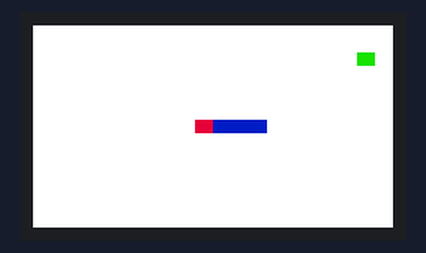
Simulated run of this program. Board: Raspberry Pi Pico running MicroPython. Shown: 240×135 colour display. Random numbers come from a fixed seed.

Above: at 0.12 s.
At 0.69 s:
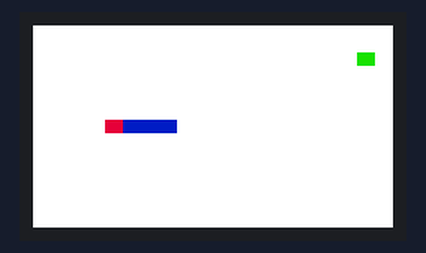
At 1.04 s:
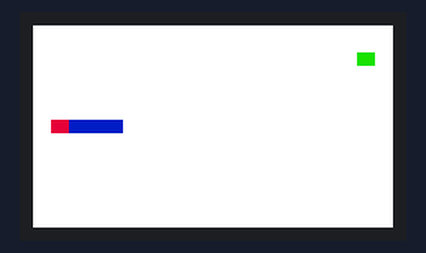
At 1.4 s:
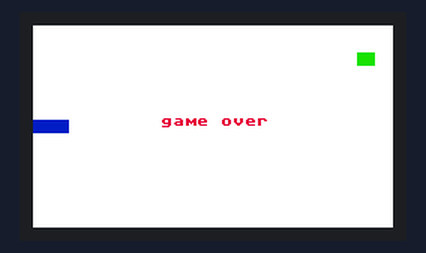

The program:

LCD.py
```python
from machine import Pin,SPI,PWM
import framebuf
import time
import random

BL = 13
DC = 8
RST = 12
MOSI = 11
SCK = 10
CS = 9


class LCD_1inch14(framebuf.FrameBuffer):
    def __init__(self):
        self.width = 240
        self.height = 135

        self.cs = Pin(CS,Pin.OUT)
        self.rst = Pin(RST,Pin.OUT)

        self.cs(1)
        self.spi = SPI(1)
        self.spi = SPI(1,1000_000)
        self.spi = SPI(1,10000_000,polarity=0, phase=0,sck=Pin(SCK),mosi=Pin(MOSI),miso=None)
        self.dc = Pin(DC,Pin.OUT)
        self.dc(1)
        self.buffer = bytearray(self.height * self.width * 2)
        super().__init__(self.buffer, self.width, self.height, framebuf.RGB565)
        self.init_display()

        self.red   =   0x07E0
        self.green =   0x001f
        self.blue  =   0xf800
        self.white =   0xffff

    def write_cmd(self, cmd):
        self.cs(1)
        self.dc(0)
        self.cs(0)
        self.spi.write(bytearray([cmd]))
        self.cs(1)

    def write_data(self, buf):
        self.cs(1)
        self.dc(1)
        self.cs(0)
        self.spi.write(bytearray([buf]))
        self.cs(1)

    def init_display(self):
        """Initialize dispaly"""
        self.rst(1)
        self.rst(0)
        self.rst(1)

        self.write_cmd(0x36)
        self.write_data(0x70)

        self.write_cmd(0x3A)
        self.write_data(0x05)

        self.write_cmd(0xB2)
        self.write_data(0x0C)
        self.write_data(0x0C)
        self.write_data(0x00)
        self.write_data(0x33)
        self.write_data(0x33)

        self.write_cmd(0xB7)
        self.write_data(0x35)

        self.write_cmd(0xBB)
        self.write_data(0x19)

        self.write_cmd(0xC0)
        self.write_data(0x2C)

        self.write_cmd(0xC2)
        self.write_data(0x01)

        self.write_cmd(0xC3)
        self.write_data(0x12)

        self.write_cmd(0xC4)
        self.write_data(0x20)

        self.write_cmd(0xC6)
        self.write_data(0x0F)

        self.write_cmd(0xD0)
        self.write_data(0xA4)
        self.write_data(0xA1)

        self.write_cmd(0xE0)
        self.write_data(0xD0)
        self.write_data(0x04)
        self.write_data(0x0D)
        self.write_data(0x11)
        self.write_data(0x13)
        self.write_data(0x2B)
        self.write_data(0x3F)
        self.write_data(0x54)
        self.write_data(0x4C)
        self.write_data(0x18)
        self.write_data(0x0D)
        self.write_data(0x0B)
        self.write_data(0x1F)
        self.write_data(0x23)

        self.write_cmd(0xE1)
        self.write_data(0xD0)
        self.write_data(0x04)
        self.write_data(0x0C)
        self.write_data(0x11)
        self.write_data(0x13)
        self.write_data(0x2C)
        self.write_data(0x3F)
        self.write_data(0x44)
        self.write_data(0x51)
        self.write_data(0x2F)
        self.write_data(0x1F)
        self.write_data(0x1F)
        self.write_data(0x20)
        self.write_data(0x23)

        self.write_cmd(0x21)

        self.write_cmd(0x11)

        self.write_cmd(0x29)

    def show(self):
        self.write_cmd(0x2A)
        self.write_data(0x00)
        self.write_data(0x28)
        self.write_data(0x01)
        self.write_data(0x17)

        self.write_cmd(0x2B)
        self.write_data(0x00)
        self.write_data(0x35)
        self.write_data(0x00)
        self.write_data(0xBB)

        self.write_cmd(0x2C)

        self.cs(1)
        self.dc(1)
        self.cs(0)
        self.spi.write(self.buffer)
        self.cs(1)

class Point:#坐标
    row = 0
    col = 0
    def __init__(self,row,col):
        self.row = row
        self.col = col

    def copy_self(self):
        return Point(row = self.row,col = self.col)

def rect(Point,colour):#填充坐标
    cell_width = int(W/COL)
    cell_height = int(H/ROW)
    left  = int(Point.col * (W/COL))
    top = int(Point.row * (H/ROW))
    LCD.fill_rect(left,top,cell_width,cell_height,colour)

def create_food():#随机生成食物
    while 1:
        pos = Point(random.randint(0,ROW - 1),random.randint(0,COL - 1))
        is_coll = False
        if pos.row == head.row and pos.col == head.col:
            is_coll = True
            break
        for snake in snakes:
            if snake.col == pos.col and snake.row == pos.row:
                is_coll = True
                break
        if not is_coll:
            break
    return pos

if __name__=='__main__':
    while 1 :
        pwm = PWM(Pin(BL))
        pwm.freq(1000)
        pwm.duty_u16(32768)#max 65535
        W = 240
        H = 135

        ROW = 15
        COL = 20
        direction = 'left'

        LCD = LCD_1inch14()
        LCD.fill_rect(0,0,W,H,LCD.white)
        head = Point(int(ROW/2), int(COL/2))
        head_colour = LCD.red

        snake_colour = LCD.blue
        snakes = [
        Point(row = head.row,col = head.col+1),
        Point(row = head.row,col = head.col+2),
        Point(row = head.row,col = head.col+3),
        Point(row = head.row,col = head.col+4),
        ]

        food = create_food()
        food_colour = LCD.green

        keyA = Pin(15,Pin.IN,Pin.PULL_UP)
        keyB = Pin(17,Pin.IN,Pin.PULL_UP)

        key2 = Pin(2 ,Pin.IN,Pin.PULL_UP) #上
        key3 = Pin(3 ,Pin.IN,Pin.PULL_UP)#中
        key4 = Pin(16 ,Pin.IN,Pin.PULL_UP)#左
        key5 = Pin(18 ,Pin.IN,Pin.PULL_UP)#下
        key6 = Pin(20 ,Pin.IN,Pin.PULL_UP)#右
        e = True
        while e :
            if(keyA.value() == 0):
                print("A")
                time.sleep(1)
                continue#按住A键暂停
            if(keyB.value() == 0):
                print("B")
            if(key2.value() == 0):#上
                if direction != 'down':
                        direction = 'up'
                print("UP")
            if(key3.value() == 0):#中
                print("CTRL")
            if(key4.value() == 0):#左
                if direction != 'right':
                        direction = 'left'
                print("LEFT")
            if(key5.value() == 0):#下
                if direction != 'up':
                        direction = 'down'
                print("DOWN")
            if(key6.value() == 0):#右
                if direction != 'left':
                        direction = 'right'
                print("RIGHT")
            LCD.show()

            #判断是否死亡
            dead = False
            if head.col < 0 or head.row < 0 or head.col >= COL or head.row >= ROW:
                dead = True
            for i in snakes:
                if head.col == i.col and head.row == i.row:
                    dead = True
                    break
            if dead:
                e = False
                LCD.text("game over",85,60,LCD.red)

            #判断是否吃到食物
            eat = (head.col == food.col and head.row == food.row)
            snakes.insert(0,head.copy_self())
            if not eat:
                snakes.pop()
            if eat:
                food = create_food()

            for i in snakes:
                rect(i, snake_colour)

            #移动
            if direction == 'left':
                head.col -= 1
                l = len(snakes)-1
                rect(snakes[l], LCD.white)
            if direction == 'right':
                l = len(snakes)-1
                rect(snakes[l], LCD.white)
                head.col += 1
            if direction == 'up':
                l = len(snakes)-1
                rect(snakes[l], LCD.white)
                head.row -= 1
            if direction == 'down':
                l = len(snakes)-1
                rect(snakes[l], LCD.white)
                head.row += 1

            rect(food,food_colour)
            rect(head,head_colour)
            LCD.show()

            #游戏重启
        while True:
            if(keyB.value() == 0):
                e = True
                break
        time.sleep(1)
        LCD.fill(0xFFFF)
```
